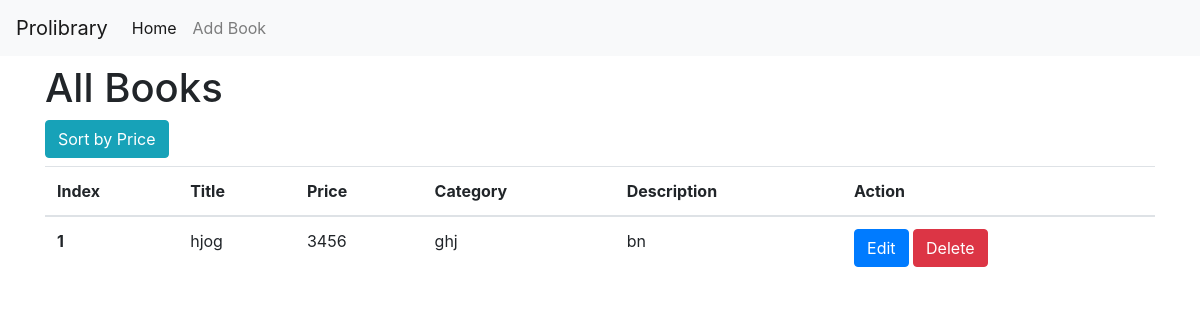
Before: / with the older database file.
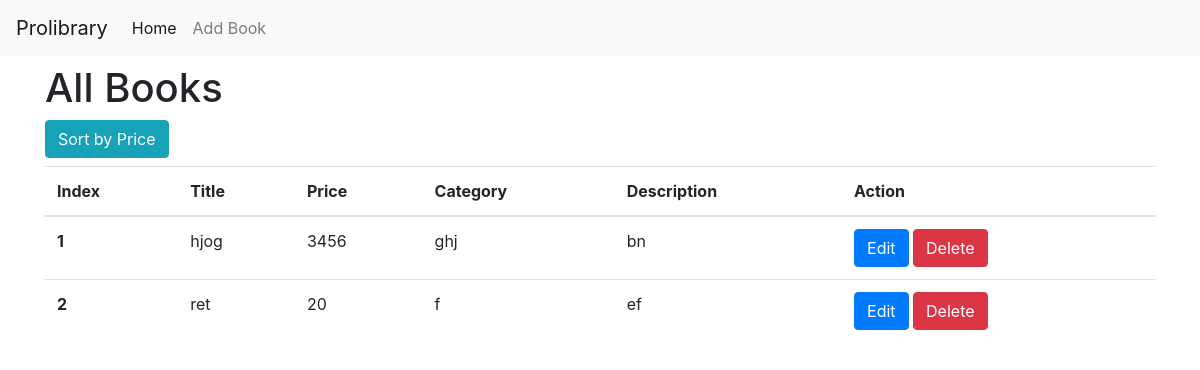
After: the same page with the newer database file.
### book/models.py (models this page shows, shortened)
class Book(models.Model):
    title = models.CharField(max_length=50)
    description = models.CharField(max_length=5000, default='No description provided')
    category = models.CharField(max_length=500, default='General')
    price = models.IntegerField()

### book/views.py (the view)
# urls.py: path("",homepageView),
def homepageView(request):
    books = Book.objects.all()
    if request.GET.get('sort') == 'price':
        books = books.order_by('price')
    return render(request, "viewbook.html", {"books": books})

### templates/viewbook.html (shortened to what this page needs)
{% extends 'base.html' %}
{% block content %}
    <h1 class="mt-2">All Books</h1>
    <a href="?sort=price" class="btn btn-info mb-2">Sort by Price</a>
    <table class="table">
        <thead>
            <tr>
                <th scope="col">Index</th>
                <th scope="col">Title</th>
                <th scope="col">Price</th>
                <th scope="col">Category</th>
                <th scope="col">Description</th>
                <th scope="col">Action</th>
            </tr>
        </thead>
        <tbody>
            {% for book in books %}
            <tr>
                <th scope="row">{{ forloop.counter }}</th>
                <td>{{ book.title }}</td>
                <td>{{ book.price }}</td>
                <td>{{ book.category }}</td>
                <td>{{ book.description }}</td>
                <td>
                    <a href="/edit?bookid={{ book.id }}"><button type="button" class="btn btn-primary">Edit</button></a>
                    <a href="/delete?bookid={{ book.id }}"><button type="button" class="btn btn-danger">Delete</button></a>
                </td>
            </tr>
            {% endfor %}
        </tbody>
    </table>
{% endblock %}

### templates/base.html (shortened to what this page needs)
<!doctype html>
<html lang="en">
<head>
    <link rel="stylesheet" href="https://cdn.jsdelivr.net/npm/bootstrap@4.3.1/dist/css/bootstrap.min.css">
</head>
<body>
    <nav class="navbar navbar-expand-lg navbar-light bg-light">
        <a class="navbar-brand" href="/">Prolibrary</a>
        <div class="collapse navbar-collapse" id="navbarText">
          <ul class="navbar-nav mr-auto">
            <li class="nav-item active">
              <a class="nav-link" href="/">Home <span class="sr-only">(current)</span></a>
            </li>
            <li class="nav-item">
                <a class="nav-link" href="add">Add Book</a>
              </li>
          </ul>
        </div>
    </nav>
    <div class="container">
        {% block content %}{% endblock %}
    </div>
</body>
</html>

Changed rows visible on the page:
added Book: title "ret", price "20", category "f", description "ef"
